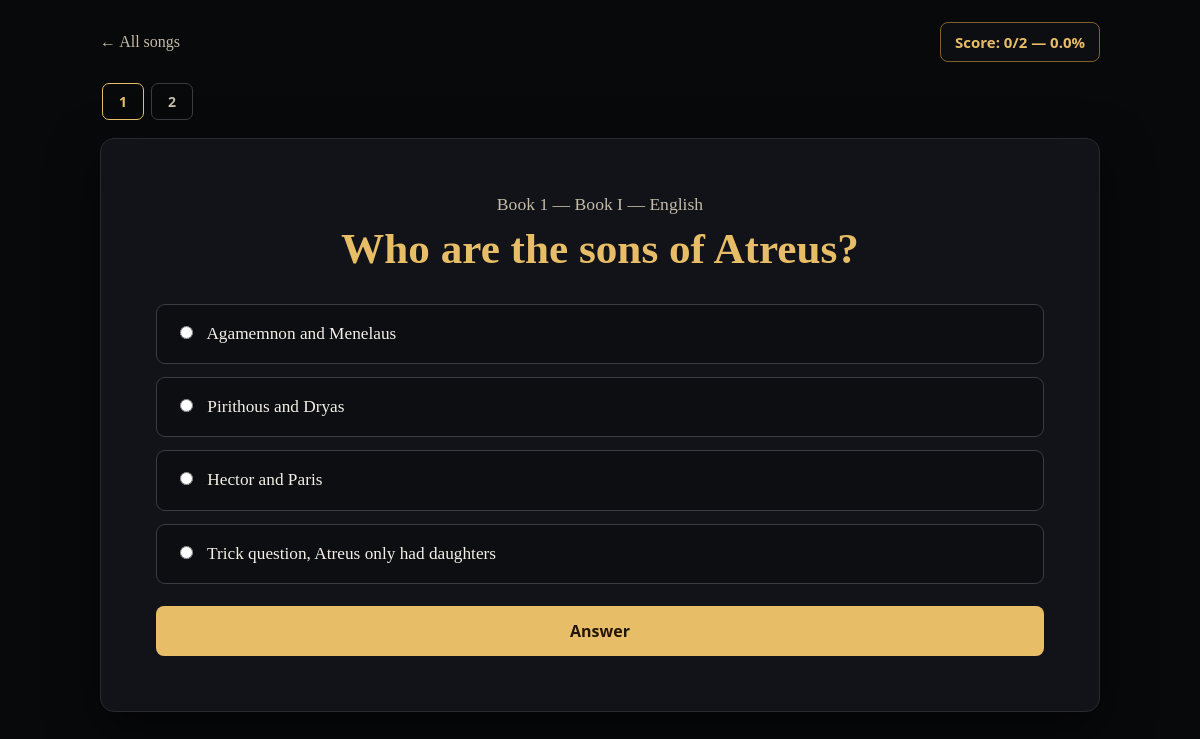
The page /quiz/en/1/ on the database its author committed.
### main/models.py (models this page shows, shortened)
class QuizQuestion(models.Model):
    OPTION_CHOICES = [
        ("a", "Вариант A"),
        ("b", "Вариант B"),
        ("c", "Вариант C"),
        ("d", "Вариант D"),
    ]
    song = models.ForeignKey(
        QuizSong,
        on_delete=models.CASCADE,
        related_name="questions",
        verbose_name="Версия песни",
    )
    order = models.PositiveIntegerField(verbose_name="Номер вопроса")
    question = models.TextField(verbose_name="Текст вопроса")
    image = models.ImageField(
        upload_to="quiz/",
        blank=True,
        null=True,
        verbose_name="Картинка",
    )
    option_a = models.CharField(max_length=500, verbose_name="Вариант A")
    option_b = models.CharField(max_length=500, verbose_name="Вариант B")
    option_c = models.CharField(max_length=500, verbose_name="Вариант C")
    option_d = models.CharField(max_length=500, verbose_name="Вариант D")
    correct_option = models.CharField(
        max_length=1,
        choices=OPTION_CHOICES,
        verbose_name="Правильный вариант",
    )
    class Meta:
        ordering = ["order"]
        constraints = [
            models.UniqueConstraint(
                fields=["song", "order"],
                name="unique_question_order_in_song_version",
            )
        ]
        verbose_name = "Вопрос теста"
        verbose_name_plural = "Вопросы теста"

class QuizSong(models.Model):
    LANGUAGE_CHOICES = [
        ("en", "English"),
        ("ru", "Русский"),
        ("kk", "Қазақша"),
    ]
    number = models.PositiveIntegerField(verbose_name="Номер песни")
    language = models.CharField(
        max_length=2,
        choices=LANGUAGE_CHOICES,
        default="en",
        verbose_name="Язык версии",
    )
    title = models.CharField(
        max_length=200,
        verbose_name="Название песни",
    )
    text_html = models.TextField(
        blank=True,
        verbose_name="Текст песни (HTML)",
        help_text=(
            "Для английской версии можно оставить пустым, чтобы использовать "
            "сохранённый текст Book I. Для русского и казахского вставьте сюда "
            "текст в HTML, используя span class=\"clickable\" data-target=\"ID\" "
            "для слов с аннотациями."
        ),
    )
    class Meta:
        ordering = ["number", "language"]
        constraints = [
            models.UniqueConstraint(
                fields=["number", "language"],
                name="unique_song_version_language",
            )
        ]
        verbose_name = "Версия песни"
        verbose_name_plural = "Версии песен"

### main/views.py (the view, shortened to what this page needs)
def quiz_song(request, language, song_number):
    language = _language_or_404(language)
    song = _get_song(language, song_number)
    songs = QuizSong.objects.filter(language=language)
    questions = list(song.questions.all())
    result = _song_result(request, song)
    try:
        question_number = int(request.GET.get("question", 1))
    except (TypeError, ValueError):
        question_number = 1
    question_number = max(1, min(question_number, len(questions)))
    question = questions[question_number - 1]
    already_answered = question.id in result["answered"]
    selected_option = None
    is_correct = None
    next_question = (
        question_number + 1
        if question_number < len(questions)
        else None
    )
    next_song = QuizSong.objects.filter(
        language=language,
        number=song.number + 1,
    ).first()
    previous_question = question_number - 1 if question_number > 1 else None
    return render(
        request,
        "quiz.html",
        {
            "song": song,
            "songs": songs,
            "questions": questions,
            "question": question,
            "question_number": question_number,
            "already_answered": already_answered,
            "answered_ids": result["answered"],
            "selected_option": selected_option,
            "is_correct": is_correct,
            "next_question": next_question,
            "next_song": next_song,
            "previous_question": previous_question,
            "correct": result["correct"],
            "total": result["total"],
            "percent": result["percent"],
            "passed": result["passed"],
            "pass_percent": PASS_PERCENT,
            "language": language,
            "language_names": LANGUAGE_NAMES,
            "ui": _ui(language),
            "language_name": LANGUAGE_NAMES[language],
        },
    )

### main/views.py (called while the page is built, shortened)
def _ui(language):
    return {
        key: value.format(pass_percent=PASS_PERCENT, required_percent=PASS_PERCENT)
        for key, value in INTERFACE_TEXT[language].items()
    }

def _language_or_404(language):
    language = language.lower()
    if language not in SUPPORTED_LANGUAGES:
        from django.http import Http404
        raise Http404("Unsupported language")
    return language

def _get_song(language, song_number): # первая или вторая песня? он выбирает и вытаскивает из ДБ? склайт3
    return get_object_or_404(
        QuizSong,
        language=language,
        number=song_number,
    )

def _quiz_key(song):
    return f"quiz_song_{song.id}"   # щас, форс мажор, 1 минуту

def _song_result(request, song):
    data = request.session.get(_quiz_key(song), {})
    answered = set(data.get("answered", []))
    correct = int(data.get("correct", 0))
    total = song.questions.count()
    percent = round((correct / total) * 100, 1) if total else 0
    return {
        "answered": answered,
        "correct": correct,
        "total": total,
        "percent": percent,
        "passed": bool(
            total
            and percent > PASS_PERCENT
            and len(answered) >= total
        ),
    }

def _song_is_unlocked(request, song):
    if song.number <= 1:
        return True

### main/templates/quiz.html (shortened to what this page needs)
<!DOCTYPE html>
<html lang="{{ language }}">
<head>
</head>
<body>
  <main class="wrap">
    <div class="top">
      <a href="{% url 'quiz_home_language' language %}">← {{ ui.all_songs }}</a>
      <div class="score">{{ ui.score }}: {{ correct }}/{{ total }} — {{ percent }}%</div>
    </div>
    <nav class="tabs" aria-label="{{ ui.questions }}">
      {% for item in questions %}
        <a
          class="tab {% if forloop.counter == question_number %}current{% endif %} {% if item.id in answered_ids %}done{% endif %}"
          href="?question={{ forloop.counter }}"
        >{{ forloop.counter }}</a>
      {% endfor %}
    </nav>
    <section class="card">
      <p class="song-title">{{ ui.book }} {{ song.number }} — {{ song.title }} — {{ language_name }}</p>
      <h1>{{ question.question }}</h1>
      {% if not already_answered %}
        <form method="post">
          <div class="options">
            <label class="option"><input type="radio" name="answer" value="a" required> {{ question.option_a }}</label>
            <label class="option"><input type="radio" name="answer" value="b"> {{ question.option_b }}</label>
            <label class="option"><input type="radio" name="answer" value="c"> {{ question.option_c }}</label>
            <label class="option"><input type="radio" name="answer" value="d"> {{ question.option_d }}</label>
          </div>
          <button class="submit" type="submit">{{ ui.answer }}</button>
        </form>
      {% endif %}
    </section>
  </main>
</body>
</html>

### main/templates/quiz.html (style rules this page uses)
:root { --bg: #08090b; --paper: #111318; --ink: #f4f0e7; --muted: #c4bba8; --gold: #e8bd67; --gold-hover: #f4d58f; --panel: #0c0e12; --border: #80602e; --green: #6fcf97; --red: #e27d7d; }
* { box-sizing: border-box; }
body { margin: 0; min-height: 100vh; padding: 22px 14px; background: var(--bg); color: var(--ink); font-family: "Trebuchet MS", "Palatino Linotype", Palatino, Georgia, serif; }
.wrap { max-width: 1000px; margin: 0 auto; }
.top { display: flex; justify-content: space-between; align-items: center; gap: 15px; margin-bottom: 16px; flex-wrap: wrap; }
.top a { color: var(--muted); text-decoration: none; }
.score { padding: 9px 14px; border: 1px solid var(--border); border-radius: 8px; background: var(--panel); color: var(--gold); font: bold 15px system-ui, sans-serif; }
.tabs { display: flex; gap: 7px; overflow-x: auto; padding: 5px 2px 18px; }
.tab { flex: 0 0 auto; min-width: 42px; padding: 8px 12px; border: 1px solid #393b40; border-radius: 7px; color: var(--muted); text-decoration: none; text-align: center; font: bold 14px system-ui, sans-serif; }
.tab.current { border-color: var(--gold); color: var(--gold); }
.card { background: var(--paper); border: 1px solid #292a2e; border-radius: 14px; padding: clamp(22px, 5vw, 55px); box-shadow: 0 18px 50px rgba(0,0,0,.55); }
.song-title { color: var(--muted); text-align: center; margin: 0 0 7px; font-size: 1.1rem; }
h1 { margin: 0 0 28px; text-align: center; color: var(--gold); font-size: clamp(1.8rem, 4vw, 2.7rem); line-height: 1.25; }
.options { display: grid; gap: 13px; }
.option { display: block; padding: 17px 18px; border: 1px solid #3a3c42; border-radius: 9px; background: var(--panel); color: var(--ink); cursor: pointer; font-size: 1.08rem; line-height: 1.4; transition: .15s ease; }
.option input { margin-right: 10px; accent-color: var(--gold); }
.submit { margin-top: 22px; width: 100%; padding: 14px 18px; border: 0; border-radius: 8px; background: var(--gold); color: #211606; font: bold 16px system-ui, sans-serif; cursor: pointer; }

### rows shown on the page
QuizQuestion: question "Who are the sons of Atreus?", option_a "Agamemnon and Menelaus", option_b "Pirithous and Dryas", option_c "Hector and Paris", option_d "Trick question, Atreus only had daughters"
QuizSong: number "1", title "Book I"

### other values the page prints
{{ ui.all_songs }} "All songs"
{{ ui.score }} "Score"
{{ correct }} "0"
{{ total }} "2"
{{ percent }} "0.0"
{{ ui.book }} "Book"
{{ language_name }} "English"
{{ ui.answer }} "Answer"
